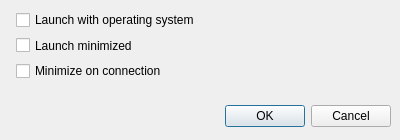
<?xml version="1.0" encoding="UTF-8"?>
<ui version="4.0">
 <class>SettingsSystem</class>
 <widget class="QDialog" name="SettingsSystem">
  <property name="geometry">
   <rect>
    <x>0</x>
    <y>0</y>
    <width>400</width>
    <height>140</height>
   </rect>
  </property>
  <property name="minimumSize">
   <size>
    <width>400</width>
    <height>140</height>
   </size>
  </property>
  <property name="maximumSize">
   <size>
    <width>400</width>
    <height>140</height>
   </size>
  </property>
  <property name="windowTitle">
   <string>OpenMic Server | System Settings</string>
  </property>
  <widget class="QDialogButtonBox" name="buttonBox">
   <property name="geometry">
    <rect>
     <x>50</x>
     <y>100</y>
     <width>341</width>
     <height>32</height>
    </rect>
   </property>
   <property name="orientation">
    <enum>Qt::Horizontal</enum>
   </property>
   <property name="standardButtons">
    <set>QDialogButtonBox::Cancel|QDialogButtonBox::Ok</set>
   </property>
  </widget>
  <widget class="QWidget" name="formLayoutWidget">
   <property name="geometry">
    <rect>
     <x>10</x>
     <y>10</y>
     <width>381</width>
     <height>71</height>
    </rect>
   </property>
   <layout class="QFormLayout" name="formLayout">
    <item row="0" column="1">
     <widget class="QCheckBox" name="launchOS">
      <property name="text">
       <string>Launch with operating system</string>
      </property>
     </widget>
    </item>
    <item row="1" column="1">
     <widget class="QCheckBox" name="launchMinimize">
      <property name="text">
       <string>Launch minimized</string>
      </property>
     </widget>
    </item>
    <item row="2" column="1">
     <widget class="QCheckBox" name="minimizeConnect">
      <property name="text">
       <string>Minimize on connection</string>
      </property>
     </widget>
    </item>
   </layout>
  </widget>
 </widget>
 <resources/>
 <connections>
  <connection>
   <sender>buttonBox</sender>
   <signal>accepted()</signal>
   <receiver>SettingsSystem</receiver>
   <slot>accept()</slot>
   <hints>
    <hint type="sourcelabel">
     <x>248</x>
     <y>254</y>
    </hint>
    <hint type="destinationlabel">
     <x>157</x>
     <y>274</y>
    </hint>
   </hints>
  </connection>
  <connection>
   <sender>buttonBox</sender>
   <signal>rejected()</signal>
   <receiver>SettingsSystem</receiver>
   <slot>reject()</slot>
   <hints>
    <hint type="sourcelabel">
     <x>316</x>
     <y>260</y>
    </hint>
    <hint type="destinationlabel">
     <x>286</x>
     <y>274</y>
    </hint>
   </hints>
  </connection>
 </connections>
</ui>
